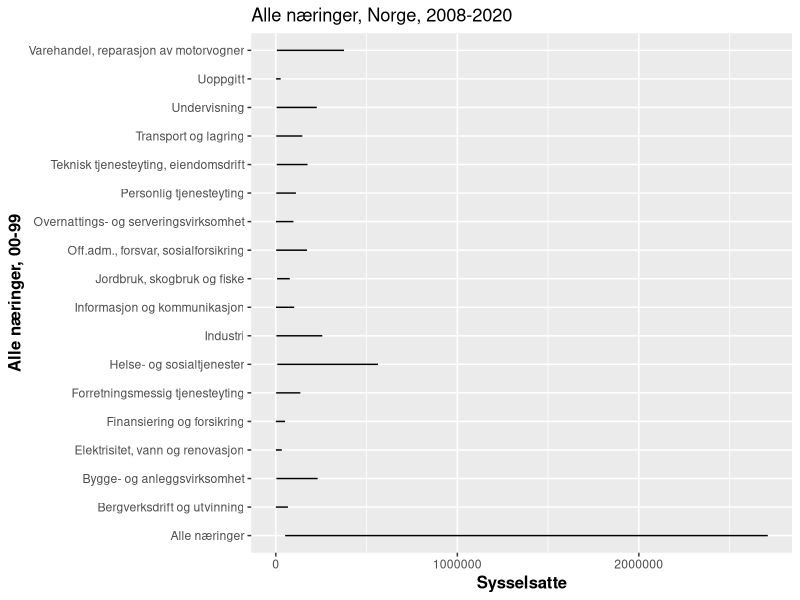
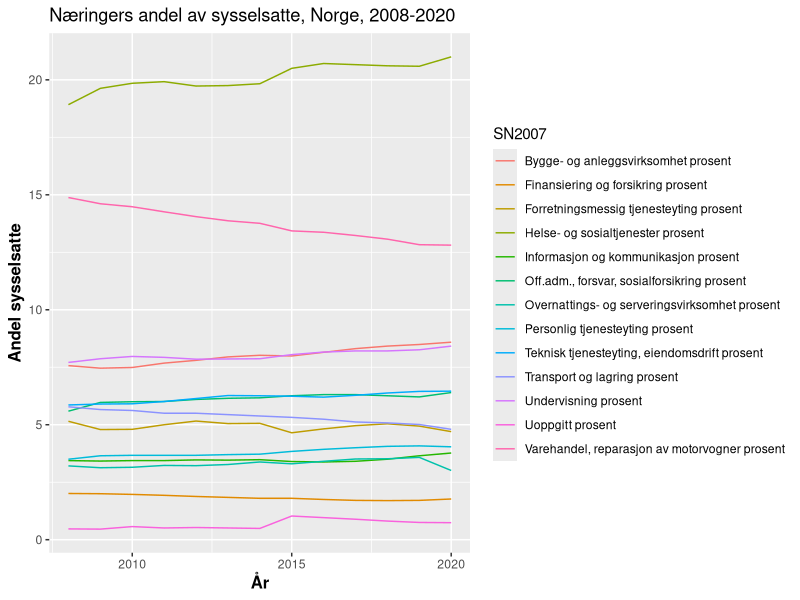
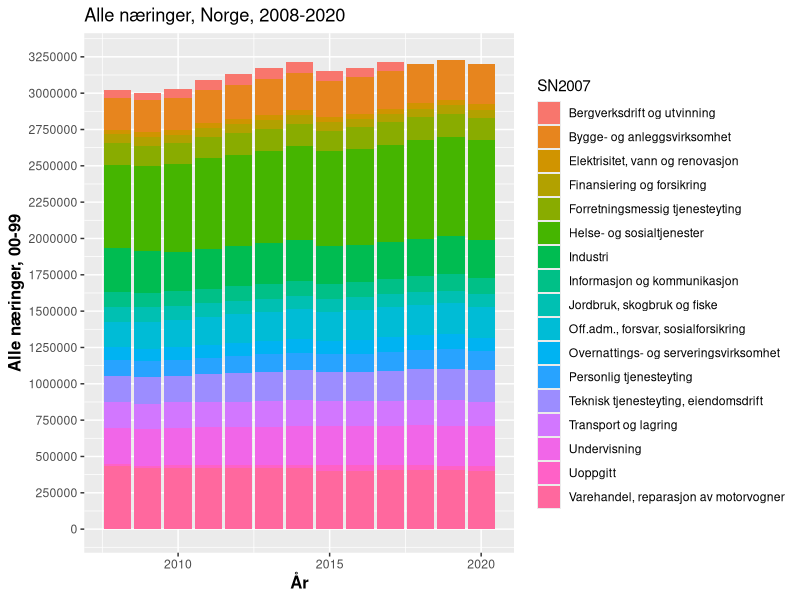
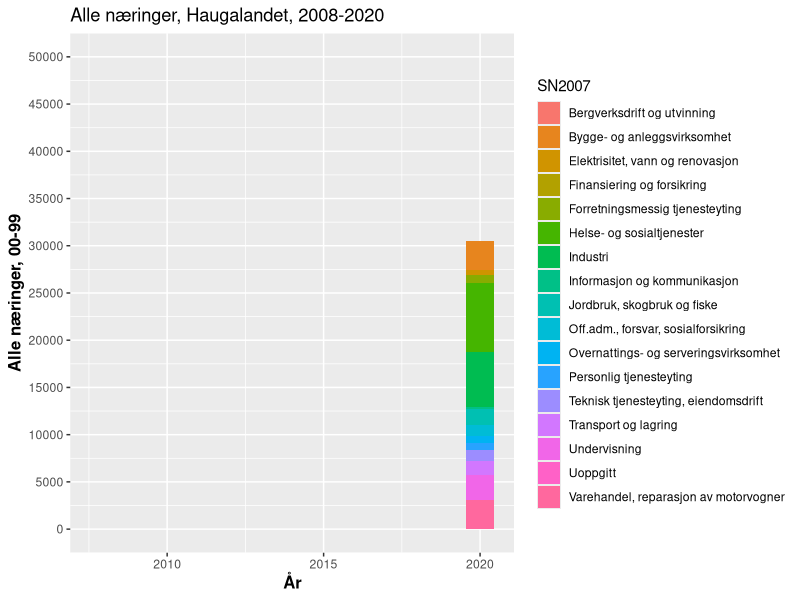
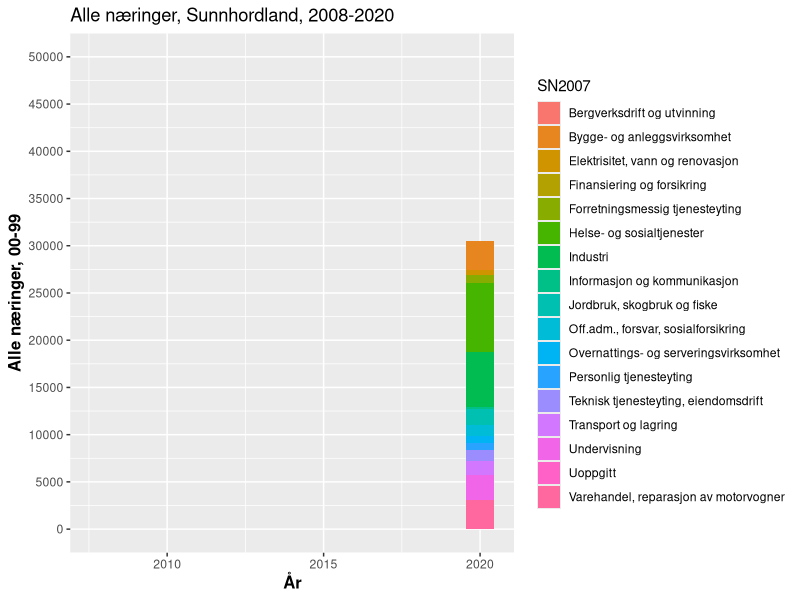
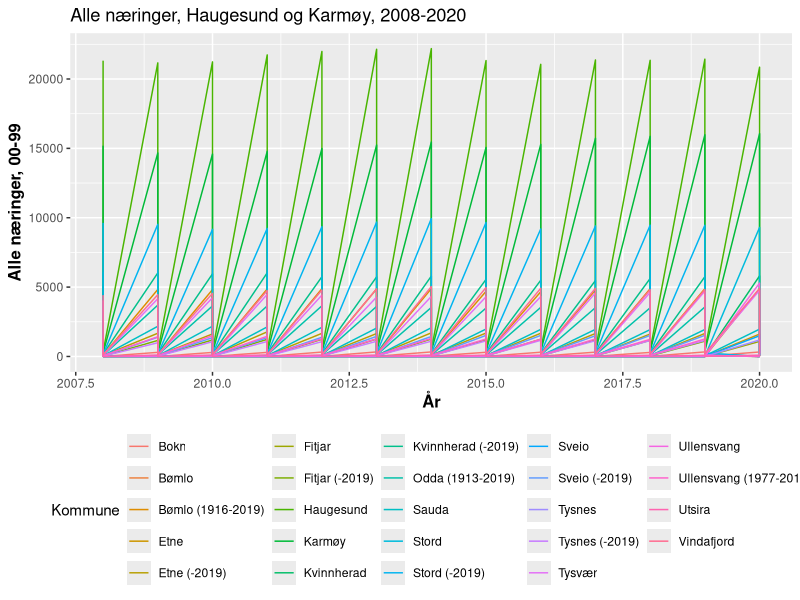
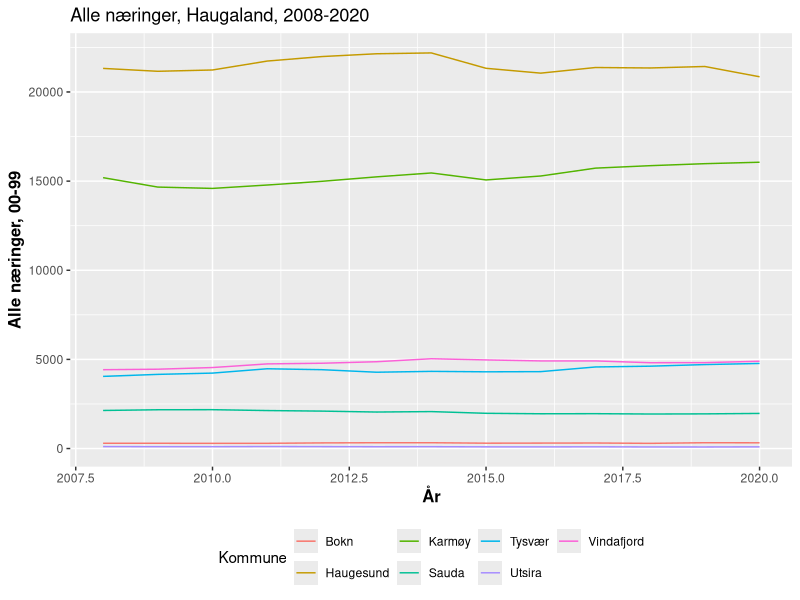
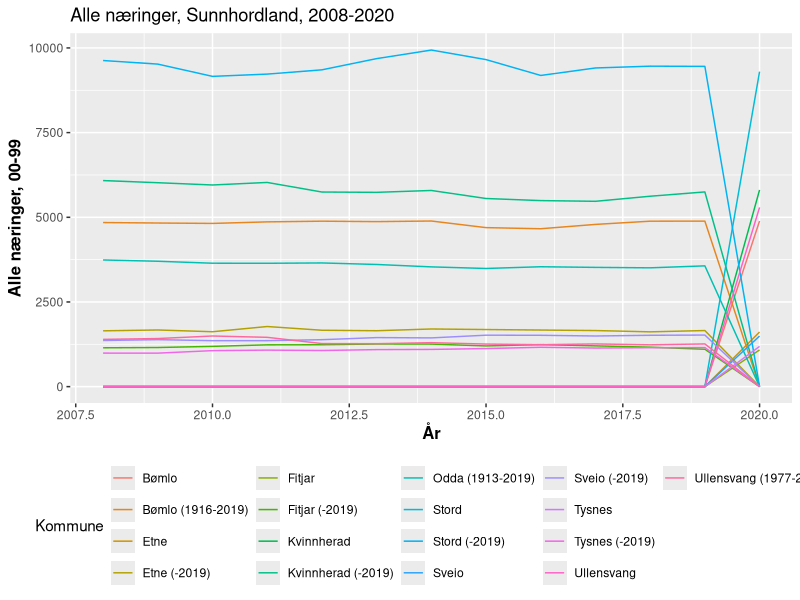

Generate these figures, in order, with R: (Note: this script raises an error after producing the figures.)
## ---- chunk 1
suppressPackageStartupMessages({
library(tidyverse)
library(lubridate)
library(modelr)
library(broom)
library(lmtest)
library(sandwich)
library(viridis)
  options(scipen = 999)
})
#knitr::opts_chunk$set(echo = FALSE, include = FALSE)
## ---- chunk 2
Tabell1 <- read_csv("Data_pkt1/Tabell1.csv", show_col_types = FALSE)
Nas_arbeid_norge_sys <- read_csv("Data_pkt1/Nas_arbeid_norge_sys.csv", show_col_types = FALSE)
Haug_arbeid <- read_csv("Data_pkt1/Haug_arbeid.csv", show_col_types = FALSE)
Sunn_arbeid <- read_csv("Data_pkt1/Sunn_arbeid.csv", show_col_types = FALSE)
Haug_arbeid_wide <- read_csv("Data_pkt1/Haug_arbeid_wide.csv", show_col_types = FALSE)
Haug_arbeid_2 <- read_csv("Data_pkt1/Sunn_arbeid_2.csv", show_col_types = FALSE)
Sunn_arbeid_2 <- read_csv("Data_pkt1/Sunn_arbeid_2.csv", show_col_types = FALSE)
## ---- chunk 3
names(Nas_arbeid_norge_sys)
## ---- chunk 4
Nas_arbeid_norge_sys <- Nas_arbeid_norge_sys %>% 
  mutate(År = make_date(Aar))
## ---- chunk 5
tabell_Norge<- Nas_arbeid_norge_sys

tabell_Norge %>% 
  ggplot(aes(x = sysselsatte)) +
  geom_line(aes(y = SN2007)) +
  ggtitle("Alle næringer, Norge, 2008-2020") + 
  theme(legend.position="bottom",
        axis.title= element_text(size=12,face="bold")) +
  labs(x="Sysselsatte", y= "Alle næringer, 00-99")+ 
  scale_color_hue(name = "00-99")
## ---- chunk 6
tabell_Norge %>% 
  # velger yrkesaktive
  filter(alder == "15-74 år") %>% 
  # Dropper variabler som ikke trengs
  select(-Aar, -NACE2007, -alder) %>% 
  # Næringer som variabler, for å kunne regne ut andel
  pivot_wider(
    id_cols = År,
    names_from = SN2007,
    values_from = sysselsatte
  ) %>% 
  # Kan være at vi kunne regnet ut disse uten bruk av pivot_wider
  # med avansert bruk av mutate
  mutate(
`Jordbruk, skogbruk og fiske prosent` = `Jordbruk, skogbruk og fiske`/`Alle næringer`*100,
`Bergverksdrift og utvinning prosent` = `Bergverksdrift og utvinning`/`Alle næringer`*100,
`Industri prosent` = `Industri`/`Alle næringer`*100,
`Elektrisitet, vann og renovasjon prosent` = `Elektrisitet, vann og renovasjon`/`Alle næringer`*100,
`Bygge- og anleggsvirksomhet prosent` = `Bygge- og anleggsvirksomhet`/`Alle næringer`*100,
`Varehandel, reparasjon av motorvogner prosent` = `Varehandel, reparasjon av motorvogner`/`Alle næringer`*100,
`Transport og lagring prosent`= `Transport og lagring`/`Alle næringer`*100,
`Overnattings- og serveringsvirksomhet prosent` = `Overnattings- og serveringsvirksomhet`/`Alle næringer`*100,
`Informasjon og kommunikasjon prosent` = `Informasjon og kommunikasjon`/`Alle næringer`*100,
`Finansiering og forsikring prosent` = `Finansiering og forsikring`/`Alle næringer`*100,
`Teknisk tjenesteyting, eiendomsdrift prosent` = `Teknisk tjenesteyting, eiendomsdrift`/`Alle næringer`*100,
`Forretningsmessig tjenesteyting prosent` = `Forretningsmessig tjenesteyting`/`Alle næringer`*100,
`Off.adm., forsvar, sosialforsikring prosent` = 
  `Off.adm., forsvar, sosialforsikring`/`Alle næringer`*100,
`Undervisning prosent` = `Undervisning`/`Alle næringer`*100,
`Helse- og sosialtjenester prosent` = `Helse- og sosialtjenester`/`Alle næringer`*100,
`Personlig tjenesteyting prosent` = `Personlig tjenesteyting`/`Alle næringer`*100,
`Uoppgitt prosent` = `Uoppgitt`/`Alle næringer`*100
  ) %>% 
  select(År, `Jordbruk, skogbruk og fiske prosent`:`Uoppgitt prosent`) %>% 
  # Så må vi gå long igjen for å tilfeedsstille ggplot
  pivot_longer(
    `Bygge- og anleggsvirksomhet prosent`:`Uoppgitt prosent`,
    names_to = "SN2007",
    values_to = "Sysselsatte"
  ) %>% 
  # litt avrunding
  mutate(
    Sysselsatte = round(Sysselsatte, 2)
  ) %>% 
  ggplot(aes(x = År)) +
  geom_line(aes(y = Sysselsatte, group = SN2007, colour = SN2007)) +
  ggtitle("Næringers andel av sysselsatte, Norge, 2008-2020") + 
  theme(legend.position="right",
        axis.title= element_text(size=12,face="bold")) +
  labs(x="År", y= "Andel sysselsatte")
## ---- chunk 7
names(Haug_arbeid_2)
## ---- chunk 8
tabell_Norge %>% 
  filter(SN2007 != "Alle næringer") %>% 
  ggplot(aes(x=År, y= sysselsatte, fill = SN2007))+
  geom_bar(stat = "identity") +
  ggtitle("Alle næringer, Norge, 2008-2020") + 
  theme(legend.position="right",
        axis.title= element_text(size=12,face="bold")) +
  labs(x="År", y= "Alle næringer, 00-99") +
  scale_y_continuous(limits = c(0, 3250000), breaks = c(0, 250000, 500000, 750000, 1000000,1250000,1500000,1750000,2000000,2250000,2500000,2750000,3000000,3250000))
## ---- chunk 9
Haug_arbeid_2 <- Haug_arbeid_2 %>% 
  mutate(År = make_date(Aar))

Haug_arbeid_2 %>% 
  filter(SN2007 != "Alle næringer") %>% 
  ggplot(aes(x = År, y = ansatte, fill = SN2007)) +
  geom_bar(stat = "identity") +
  ggtitle("Alle næringer, Haugalandet, 2008-2020") + 
  theme(legend.position="right",
        axis.title= element_text(size=12,face="bold")) +
  labs(x="År", y= "Alle næringer, 00-99") +
  scale_y_continuous(limits = c(0, 50000), breaks =seq(0, 50000, by = 5000))
## ---- chunk 10
Sunn_arbeid_2 <- Sunn_arbeid_2 %>% 
  mutate(År = make_date(Aar))

Sunn_arbeid_2 %>% 
  filter(SN2007 != "Alle næringer") %>% 
  ggplot(aes(x = År, y = ansatte, fill = SN2007)) +
  geom_bar(stat = "identity") +
  ggtitle("Alle næringer, Sunnhordland, 2008-2020") + 
  theme(legend.position="right",
        axis.title= element_text(size=12,face="bold")) +
  labs(x="År", y= "Alle næringer, 00-99") +
  scale_y_continuous(limits = c(0, 50000), breaks =seq(0, 50000, by = 5000))
## ---- chunk 11
Tabell1 %>% 
  ggplot(aes(x = Aar)) +
  geom_line(aes(y = `00-99`, colour = knavn)) +
    ggtitle("Alle næringer, Haugesund og Karmøy, 2008-2020") +
    theme(legend.position = "bottom",
          axis.title = element_text(size = 12, face = "bold")) +
    labs(x = "År", y = "Alle næringer, 00-99") +
  scale_color_hue(name = "Kommune")
## ---- chunk 12
haugaland <- Tabell1 %>% 
  filter(Alder =="15-74",
         Knr %in% c("1106", "1135", "1145", "1146", "1149", "1151", "1160"))

haugaland %>% 
  ggplot(aes(x = Aar)) +
  geom_line(aes(y = `00-99`, colour = knavn)) +
    ggtitle("Alle næringer, Haugaland, 2008-2020") +
    theme(legend.position = "bottom",
          axis.title = element_text(size = 12, face = "bold")) +
    labs(x = "År", y = "Alle næringer, 00-99") +
  scale_color_hue(name = "Kommune")
## ---- chunk 13
Sunnhordland <- Tabell1 %>% 
  filter(Alder =="15-74",
         Knr %in% c("4611", "4612",
         "4613", "4614", "4615", "4616", "4617", "4618"))

Sunnhordland %>% 
  ggplot(aes(x = Aar)) +
  geom_line(aes(y = `00-99`, colour = knavn)) +
    ggtitle("Alle næringer, Sunnhordland, 2008-2020") +
    theme(legend.position = "bottom",
          axis.title = element_text(size = 12, face = "bold")) +
    labs(x = "År", y = "Alle næringer, 00-99") +
  scale_color_hue(name = "Kommune")
## ---- chunk 14
Haug_Sunn <- Tabell1
mutate(
  Haug = `Knr$1106`+ `Knr$1135` + `Knr$1145` + `Knr$1146` + `Knr$1149` + `Knr$1151` + `Knr$1160` 
)
## ---- chunk 15
#Tabell1 <- Tabell1 %>% 
 # mutate(År = make_date(Aar))
## ---- chunk 16
tabell_haugaland <- Haug_arbeid_2 
         
tabell_haugaland %>% 
  ggplot(aes(x = Aar)) +
  geom_line(aes(y = ansatte, colour = knavn )) +
  ggtitle("Alle næringer, Haugalandet, 2008-2020") + 
  theme(legend.position="bottom",
        axis.title= element_text(size=12,face="bold")) +
  labs(x="År", y= "Antall sysselsatte, alle næringer")+
  scale_color_hue(name = "Kommuner")
## ---- chunk 17
names(Nas_arbeid_norge_sys)
## ---- chunk 18
Nas_arbeid_norge_sys <- Nas_arbeid_norge_sys %>% 
  mutate(År = make_date(Aar))
## ---- chunk 19
Haug_arbeid<- read_csv("Data_pkt1/Haug_arbeid.csv")
View(Haug_arbeid)
show_col_types = FALSE
## ---- chunk 20
names(Haug_arbeid)
